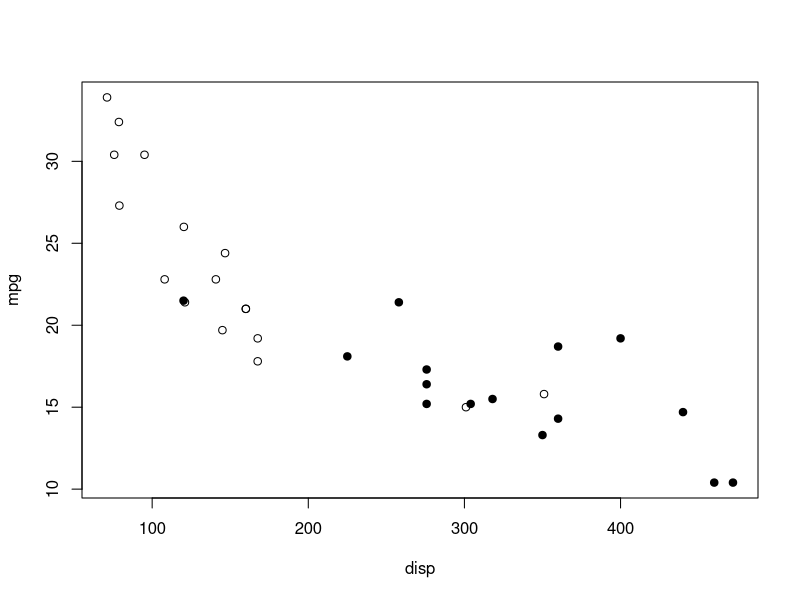
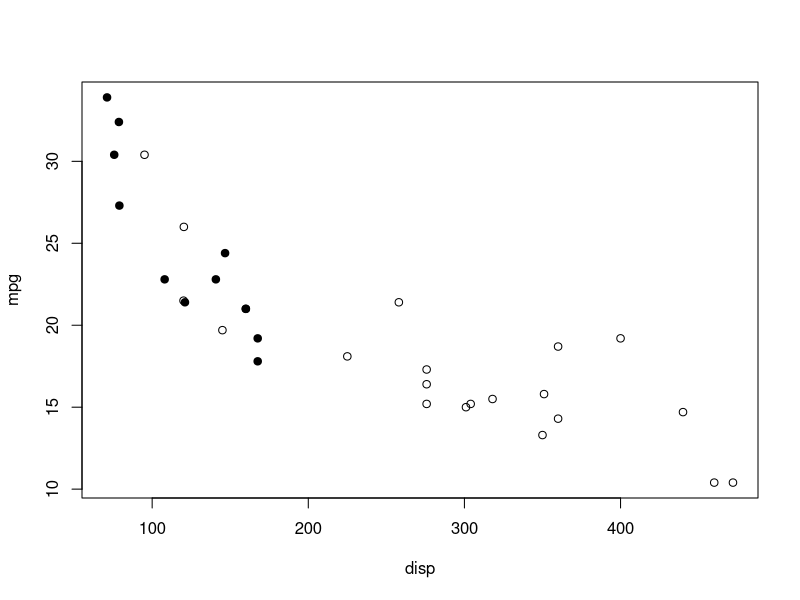

Reproduce these figures in R, in order.
plot(mpg ~ disp, mtcars)
points(mpg ~ disp, mtcars, subset=gear == 3, pch=16)



plot(mpg ~ disp, mtcars)
points(mpg ~ disp, mtcars, subset=gear == 4, pch=16)



